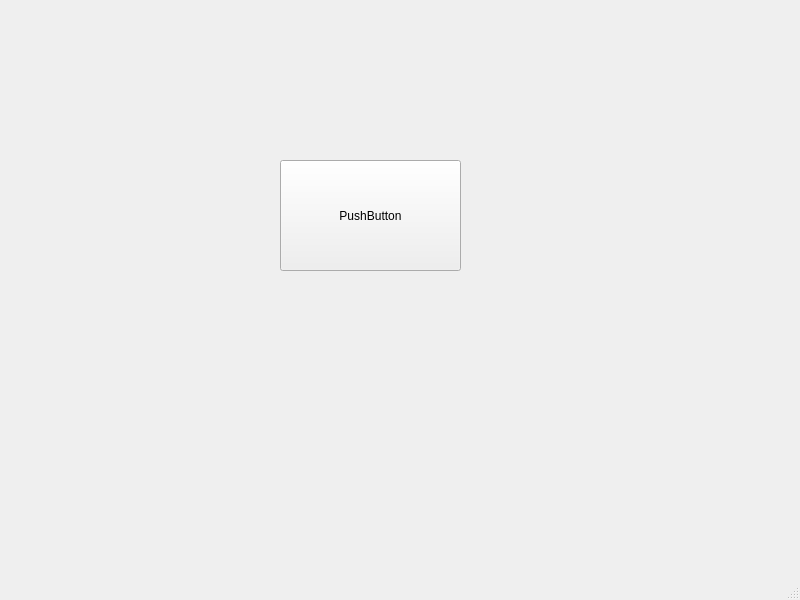
<?xml version="1.0" encoding="UTF-8"?>
<ui version="4.0">
 <class>MainWindow</class>
 <widget class="QMainWindow" name="MainWindow">
  <property name="geometry">
   <rect>
    <x>0</x>
    <y>0</y>
    <width>800</width>
    <height>600</height>
   </rect>
  </property>
  <property name="mouseTracking">
   <bool>false</bool>
  </property>
  <property name="windowTitle">
   <string>MainWindow</string>
  </property>
  <property name="styleSheet">
   <string notr="true"/>
  </property>
  <widget class="QWidget" name="centralwidget">
   <widget class="QPushButton" name="pushButtonOne">
    <property name="geometry">
     <rect>
      <x>280</x>
      <y>160</y>
      <width>181</width>
      <height>111</height>
     </rect>
    </property>
    <property name="text">
     <string>PushButton</string>
    </property>
    <property name="autoDefault">
     <bool>false</bool>
    </property>
    <property name="flat">
     <bool>false</bool>
    </property>
   </widget>
  </widget>
  <widget class="QStatusBar" name="statusbar"/>
 </widget>
 <resources/>
 <connections/>
</ui>
